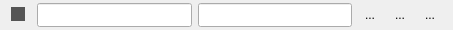
<?xml version="1.0" encoding="UTF-8"?>
<ui version="4.0">
 <class>Item</class>
 <widget class="QWidget" name="Item">
  <property name="geometry">
   <rect>
    <x>0</x>
    <y>0</y>
    <width>453</width>
    <height>30</height>
   </rect>
  </property>
  <property name="sizePolicy">
   <sizepolicy hsizetype="Preferred" vsizetype="Preferred">
    <horstretch>0</horstretch>
    <verstretch>0</verstretch>
   </sizepolicy>
  </property>
  <property name="windowTitle">
   <string>Form</string>
  </property>
  <layout class="QHBoxLayout" name="horizontalLayout">
   <property name="sizeConstraint">
    <enum>QLayout::SetDefaultConstraint</enum>
   </property>
   <property name="topMargin">
    <number>3</number>
   </property>
   <property name="bottomMargin">
    <number>3</number>
   </property>
   <item>
    <widget class="QCheckBox" name="check_used">
     <property name="sizePolicy">
      <sizepolicy hsizetype="Preferred" vsizetype="Fixed">
       <horstretch>0</horstretch>
       <verstretch>0</verstretch>
      </sizepolicy>
     </property>
     <property name="minimumSize">
      <size>
       <width>15</width>
       <height>15</height>
      </size>
     </property>
     <property name="layoutDirection">
      <enum>Qt::LeftToRight</enum>
     </property>
     <property name="styleSheet">
      <string notr="true">QCheckBox{
	color:white;
}

QCheckBox::indicator:unchecked
{
   background-color: rgb(210,195,210);
}
QCheckBox::indicator:checked
{
	background-color:rgb(85,85,85);
}</string>
     </property>
     <property name="text">
      <string/>
     </property>
     <property name="checked">
      <bool>true</bool>
     </property>
    </widget>
   </item>
   <item>
    <widget class="LineEdit" name="edit_target">
     <property name="sizePolicy">
      <sizepolicy hsizetype="Expanding" vsizetype="Expanding">
       <horstretch>0</horstretch>
       <verstretch>0</verstretch>
      </sizepolicy>
     </property>
     <property name="minimumSize">
      <size>
       <width>0</width>
       <height>22</height>
      </size>
     </property>
     <property name="text">
      <string/>
     </property>
    </widget>
   </item>
   <item>
    <widget class="LineEdit" name="edit_follow">
     <property name="sizePolicy">
      <sizepolicy hsizetype="Expanding" vsizetype="Expanding">
       <horstretch>0</horstretch>
       <verstretch>0</verstretch>
      </sizepolicy>
     </property>
     <property name="minimumSize">
      <size>
       <width>0</width>
       <height>22</height>
      </size>
     </property>
     <property name="text">
      <string/>
     </property>
    </widget>
   </item>
   <item>
    <widget class="QToolButton" name="btn_endWith">
     <property name="toolTip">
      <string>&lt;!DOCTYPE HTML PUBLIC &quot;-//W3C//DTD HTML 4.0//EN&quot; &quot;http://www.w3.org/TR/REC-html40/strict.dtd&quot;&gt;
&lt;html&gt;&lt;head&gt;&lt;meta name=&quot;qrichtext&quot; content=&quot;1&quot; /&gt;&lt;style type=&quot;text/css&quot;&gt;
p, li { white-space: pre-wrap; }
&lt;/style&gt;&lt;/head&gt;&lt;body style=&quot; font-family:'SimSun'; font-size:9pt; font-weight:400; font-style:normal;&quot;&gt;
&lt;p style=&quot; margin-top:0px; margin-bottom:0px; margin-left:0px; margin-right:0px; -qt-block-indent:0; text-indent:0px;&quot;&gt;同生[&lt;span style=&quot; font-weight:600; text-decoration: underline;&quot;&gt;共死&lt;/span&gt;]&lt;/p&gt;&lt;/body&gt;&lt;/html&gt;</string>
     </property>
     <property name="styleSheet">
      <string notr="true"/>
     </property>
     <property name="text">
      <string>...</string>
     </property>
     <property name="icon">
      <iconset resource="res.qrc">
       <normaloff>:/Images/dead.png</normaloff>:/Images/dead.png</iconset>
     </property>
     <property name="checkable">
      <bool>true</bool>
     </property>
     <property name="popupMode">
      <enum>QToolButton::DelayedPopup</enum>
     </property>
     <property name="autoRaise">
      <bool>true</bool>
     </property>
     <property name="arrowType">
      <enum>Qt::NoArrow</enum>
     </property>
    </widget>
   </item>
   <item>
    <widget class="QToolButton" name="btn_loop">
     <property name="toolTip">
      <string>&lt;!DOCTYPE HTML PUBLIC &quot;-//W3C//DTD HTML 4.0//EN&quot; &quot;http://www.w3.org/TR/REC-html40/strict.dtd&quot;&gt;
&lt;html&gt;&lt;head&gt;&lt;meta name=&quot;qrichtext&quot; content=&quot;1&quot; /&gt;&lt;meta charset=&quot;utf-8&quot; /&gt;&lt;style type=&quot;text/css&quot;&gt;
p, li { white-space: pre-wrap; }
hr { height: 1px; border-width: 0; }
li.unchecked::marker { content: &quot;\2610&quot;; }
li.checked::marker { content: &quot;\2612&quot;; }
&lt;/style&gt;&lt;/head&gt;&lt;body style=&quot; font-family:'Microsoft YaHei UI'; font-size:9pt; font-weight:400; font-style:normal;&quot;&gt;
&lt;p style=&quot; margin-top:0px; margin-bottom:0px; margin-left:0px; margin-right:0px; -qt-block-indent:0; text-indent:0px;&quot;&gt;&lt;span style=&quot; font-family:'SimSun';&quot;&gt;与主同存&lt;/span&gt;&lt;/p&gt;&lt;/body&gt;&lt;/html&gt;</string>
     </property>
     <property name="styleSheet">
      <string notr="true"/>
     </property>
     <property name="text">
      <string>...</string>
     </property>
     <property name="icon">
      <iconset resource="res.qrc">
       <normaloff>:/Images/loop.png</normaloff>:/Images/loop.png</iconset>
     </property>
     <property name="checkable">
      <bool>true</bool>
     </property>
     <property name="popupMode">
      <enum>QToolButton::DelayedPopup</enum>
     </property>
     <property name="autoRaise">
      <bool>true</bool>
     </property>
     <property name="arrowType">
      <enum>Qt::NoArrow</enum>
     </property>
    </widget>
   </item>
   <item>
    <widget class="QToolButton" name="btn_del">
     <property name="toolTip">
      <string>&lt;!DOCTYPE HTML PUBLIC &quot;-//W3C//DTD HTML 4.0//EN&quot; &quot;http://www.w3.org/TR/REC-html40/strict.dtd&quot;&gt;
&lt;html&gt;&lt;head&gt;&lt;meta name=&quot;qrichtext&quot; content=&quot;1&quot; /&gt;&lt;style type=&quot;text/css&quot;&gt;
p, li { white-space: pre-wrap; }
&lt;/style&gt;&lt;/head&gt;&lt;body style=&quot; font-family:'SimSun'; font-size:9pt; font-weight:400; font-style:normal;&quot;&gt;
&lt;p style=&quot; margin-top:0px; margin-bottom:0px; margin-left:0px; margin-right:0px; -qt-block-indent:0; text-indent:0px;&quot;&gt;排除する&lt;/p&gt;&lt;/body&gt;&lt;/html&gt;</string>
     </property>
     <property name="styleSheet">
      <string notr="true"/>
     </property>
     <property name="text">
      <string>...</string>
     </property>
     <property name="icon">
      <iconset resource="res.qrc">
       <normaloff>:/Images/del.png</normaloff>:/Images/del.png</iconset>
     </property>
     <property name="checkable">
      <bool>false</bool>
     </property>
     <property name="popupMode">
      <enum>QToolButton::DelayedPopup</enum>
     </property>
     <property name="autoRaise">
      <bool>true</bool>
     </property>
     <property name="arrowType">
      <enum>Qt::NoArrow</enum>
     </property>
    </widget>
   </item>
  </layout>
 </widget>
 <customwidgets>
  <customwidget>
   <class>LineEdit</class>
   <extends>QLineEdit</extends>
   <header>lineedit.h</header>
  </customwidget>
 </customwidgets>
 <resources>
  <include location="res.qrc"/>
 </resources>
 <connections/>
</ui>
